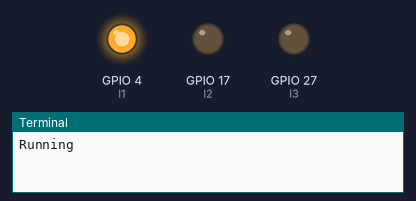
Bench run of a program on a simulated Raspberry Pi (BCM pin numbers). Shown: output pins drawn as LEDs (lit = HIGH), the last lines printed to the terminal. At 0.6 s the program stops and its outputs stay as they are.

Above: at 0.1 s.
At 0.7 s:
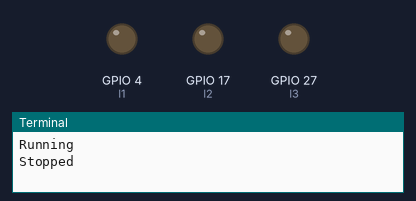
Timing chart, 0 to 2.1 s (numbered marks = the images above):
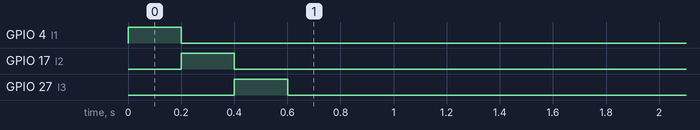

The program:

3led_blinkin.py
```python
import RPi.GPIO as GPIO
import time

i=0.2
l1=4
l2=17
l3=27
rang=1

GPIO.setmode(GPIO.BCM)
GPIO.setup(l1, GPIO.OUT)
GPIO.setup(l2, GPIO.OUT)
GPIO.setup(l3, GPIO.OUT)


for x in range(0,rang):
    GPIO.output(l1, True)
    print("Running")
    time.sleep(i)

    GPIO.output(l1, False)
    GPIO.output(l2, True)
    time.sleep(i)

    GPIO.output(l2, False)
    GPIO.output(l3, True)
    time.sleep(i)

    GPIO.output(l3, False)

GPIO.cleanup()
print("Stopped")
```

Measured:
- by itself, GPIO 4 (l1): LOW → HIGH at 0.00 s, → LOW 0.20 s later
- by itself, GPIO 17 (l2): LOW → HIGH at 0.20 s, → LOW 0.20 s later
- by itself, GPIO 27 (l3): LOW → HIGH at 0.40 s, → LOW 0.20 s later
